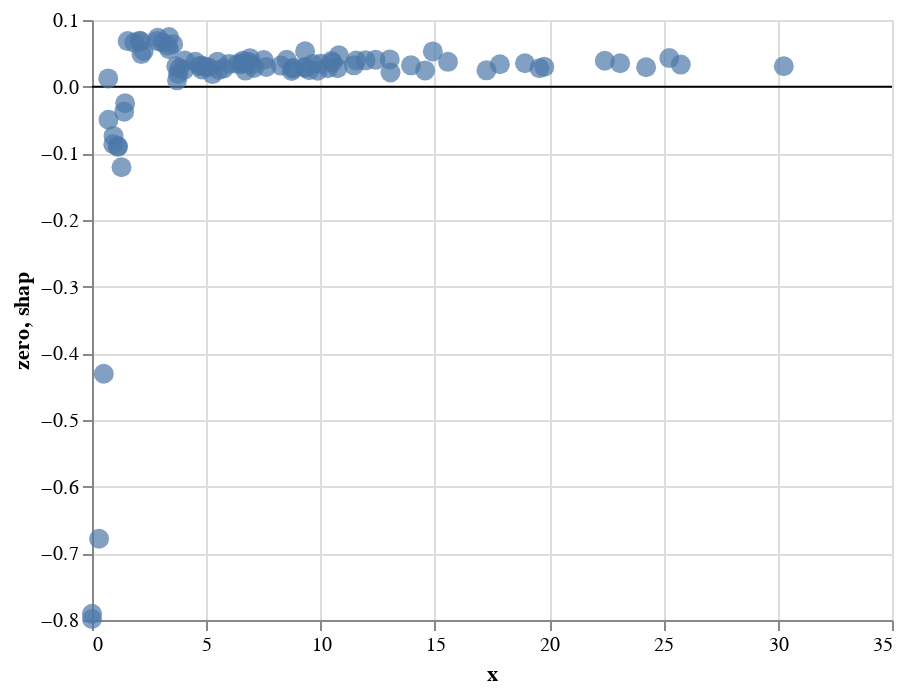

Here is the notebook cell this chart was saved with:
### Code cell
alt.Chart(pd.DataFrame({"zero": [0]})).mark_rule().encode(alt.Y("zero")) + alt.Chart(
    pd.DataFrame({"x": tx, "shap": ty})
).mark_circle(size=100).encode(
    alt.X("x", scale=alt.Scale(zero=False)), alt.Y("shap", scale=alt.Scale(zero=False))
)

### Figure 1 — Vega-Lite specification as saved in the notebook (floating-point values rounded to 4 significant figures)
{"$schema": "https://vega.github.io/schema/vega-lite/v2.6.0.json", "config": {"view": {"height": 300, "width": 400}}, "datasets": {"data-545e921d939bf541e5f780a99d8d644e": [{"shap": 0.05365, "x": 2.262}, {"shap": 0.03748, "x": 5.492}, {"shap": -0.04969, "x": 0.7215}, {"shap": 0.03917, "x": 4.059}, {"shap": 0.06616, "x": 1.851}, {"shap": 0.02578, "x": 4.8}, {"shap": -0.08917, "x": 1.133}, {"shap": -0.02486, "x": 1.45}, {"shap": 0.06173, "x": 3.304}, {"shap": 0.05291, "x": 14.91}, {"shap": 0.04001, "x": 7.515}, {"shap": 0.02778, "x": 10.74}, {"shap": -0.09022, "x": 1.133}, {"shap": 0.03738, "x": 4.523}, {"shap": 0.02515, "x": 5.55}, {"shap": 0.04702, "x": 10.8}, {"shap": 0.02452, "x": 17.26}, {"shap": 0.06832, "x": 1.56}, {"shap": 0.06652, "x": 3.085}, {"shap": 0.01241, "x": 0.7106}, {"shap": 0.06867, "x": 2.846}, {"shap": 0.02953, "x": 7.625}, {"shap": -0.07388, "x": 0.942}, {"shap": 0.04278, "x": 6.909}, {"shap": -0.08632, "x": 0.9312}, {"shap": -0.4307, "x": 0.5158}, {"shap": 0.03416, "x": 5.996}, {"shap": 0.03167, "x": 4.804}, {"shap": 0.03067, "x": 4.686}, {"shap": 0.03729, "x": 15.57}, {"shap": 0.02932, "x": 9.321}, {"shap": 0.02736, "x": 5.769}, {"shap": -0.7985, "x": 0}, {"shap": 0.03301, "x": 7.0}, {"shap": 0.03568, "x": 6.579}, {"shap": -0.7906, "x": 0}, {"shap": 0.03197, "x": 13.95}, {"shap": 0.02905, "x": 24.24}, {"shap": 0.0343, "x": 10}, {"shap": -0.03757, "x": 1.408}, {"shap": 0.04025, "x": 8.518}, {"shap": 0.00945, "x": 3.719}, {"shap": 0.03316, "x": 25.76}, {"shap": 0.02839, "x": 9.328}, {"shap": 0.05619, "x": 3.368}, {"shap": 0.02825, "x": 8.822}, {"shap": 0.03898, "x": 6.605}, {"shap": -0.6781, "x": 0.3098}, {"shap": 0.02799, "x": 7.087}, {"shap": 0.03895, "x": 22.44}, {"shap": 0.0352, "x": 23.11}, {"shap": 0.03165, "x": 8.259}, {"shap": 0.02963, "x": 4.953}, {"shap": 0.02444, "x": 14.57}, {"shap": 0.03384, "x": 9.663}, {"shap": 0.06812, "x": 2.13}, {"shap": 0.04891, "x": 2.164}, {"shap": 0.04023, "x": 12.41}, {"shap": 0.03716, "x": 6.848}, {"shap": 0.03856, "x": 10.47}, {"shap": 0.05313, "x": 9.323}, {"shap": 0.0241, "x": 6.715}, {"shap": 0.02124, "x": 13.06}, {"shap": 0.02717, "x": 3.826}, {"shap": 0.07341, "x": 2.878}, {"shap": 0.07444, "x": 3.371}, {"shap": 0.06881, "x": 2.081}, {"shap": 0.03196, "x": 11.46}, {"shap": 0.02779, "x": 10.33}, {"shap": 0.01916, "x": 3.765}, {"shap": 0.02475, "x": 9.501}, {"shap": 0.03065, "x": 30.27}, {"shap": 0.03949, "x": 11.97}, {"shap": 0.03518, "x": 18.94}, {"shap": -0.1209, "x": 1.292}, {"shap": 0.03638, "x": 10.53}, {"shap": 0.02695, "x": 8.776}, {"shap": 0.01882, "x": 5.27}, {"shap": 0.03384, "x": 6.357}, {"shap": 0.02972, "x": 19.79}, {"shap": 0.02358, "x": 8.737}, {"shap": 0.03368, "x": 6.555}, {"shap": 0.02516, "x": 4.031}, {"shap": 0.03366, "x": 17.84}, {"shap": 0.04285, "x": 25.26}, {"shap": 0.02911, "x": 5.094}, {"shap": 0.04086, "x": 13.03}, {"shap": 0.03918, "x": 11.56}, {"shap": 0.02764, "x": 19.57}, {"shap": 0.02388, "x": 9.874}, {"shap": 0.06372, "x": 3.55}, {"shap": 0.03075, "x": 3.689}], "data-5c608779d014ff94a1cff9269d3ac0ca": [{"zero": 0}]}, "layer": [{"data": {"name": "data-5c608779d014ff94a1cff9269d3ac0ca"}, "encoding": {"y": {"field": "zero", "type": "quantitative"}}, "mark": "rule"}, {"data": {"name": "data-545e921d939bf541e5f780a99d8d644e"}, "encoding": {"x": {"field": "x", "scale": {"zero": false}, "type": "quantitative"}, "y": {"field": "shap", "scale": {"zero": false}, "type": "quantitative"}}, "mark": {"size": 100, "type": "circle"}}]}
